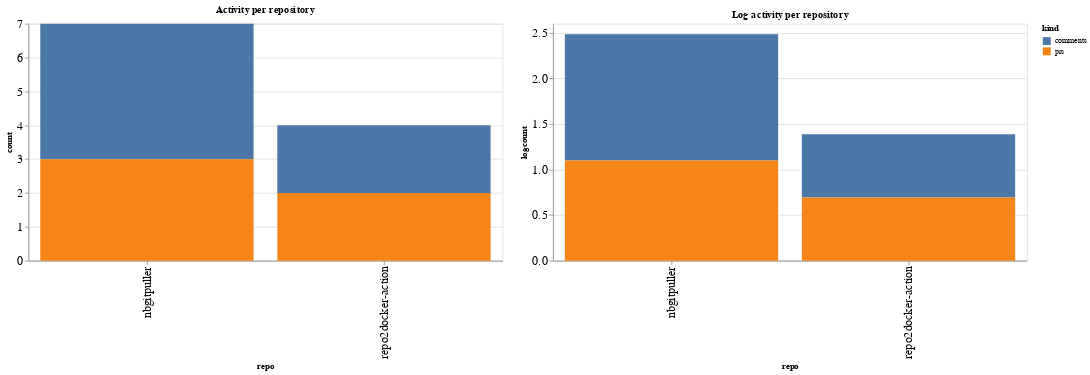

This figure's notebook cell:
### Code cell
ch1 = alt.Chart(repo_summaries, width=600, title="Activity per repository").mark_bar().encode(
    x='repo',
    y='count',
    color='kind',
    tooltip="kind"
)

ch2 = alt.Chart(repo_summaries, width=600, title="Log activity per repository").mark_bar().encode(
    x='repo',
    y='logcount',
    color='kind',
    tooltip="kind"
)

ch1 | ch2

### Figure 1 — Vega-Lite specification as saved in the notebook (floating-point values rounded to 4 significant figures)
{"config": {"axisLeft": {"labelFontSize": 15}, "axisBottom": {"labelFontSize": 15}}, "hconcat": [{"mark": "bar", "encoding": {"color": {"type": "nominal", "field": "kind"}, "tooltip": {"type": "nominal", "field": "kind"}, "x": {"type": "nominal", "field": "repo"}, "y": {"type": "quantitative", "field": "count"}}, "title": "Activity per repository", "width": 600}, {"mark": "bar", "encoding": {"color": {"type": "nominal", "field": "kind"}, "tooltip": {"type": "nominal", "field": "kind"}, "x": {"type": "nominal", "field": "repo"}, "y": {"type": "quantitative", "field": "logcount"}}, "title": "Log activity per repository", "width": 600}], "data": {"name": "data-11b2670e2d9643f1e1f9ed667c93873d"}, "$schema": "https://vega.github.io/schema/vega-lite/v4.8.1.json", "datasets": {"data-11b2670e2d9643f1e1f9ed667c93873d": [{"repo": "nbgitpuller", "kind": "comments", "count": 4, "logcount": 1.386}, {"repo": "nbgitpuller", "kind": "prs", "count": 3, "logcount": 1.099}, {"repo": "repo2docker-action", "kind": "comments", "count": 2, "logcount": 0.6931}, {"repo": "repo2docker-action", "kind": "prs", "count": 2, "logcount": 0.6931}]}}
